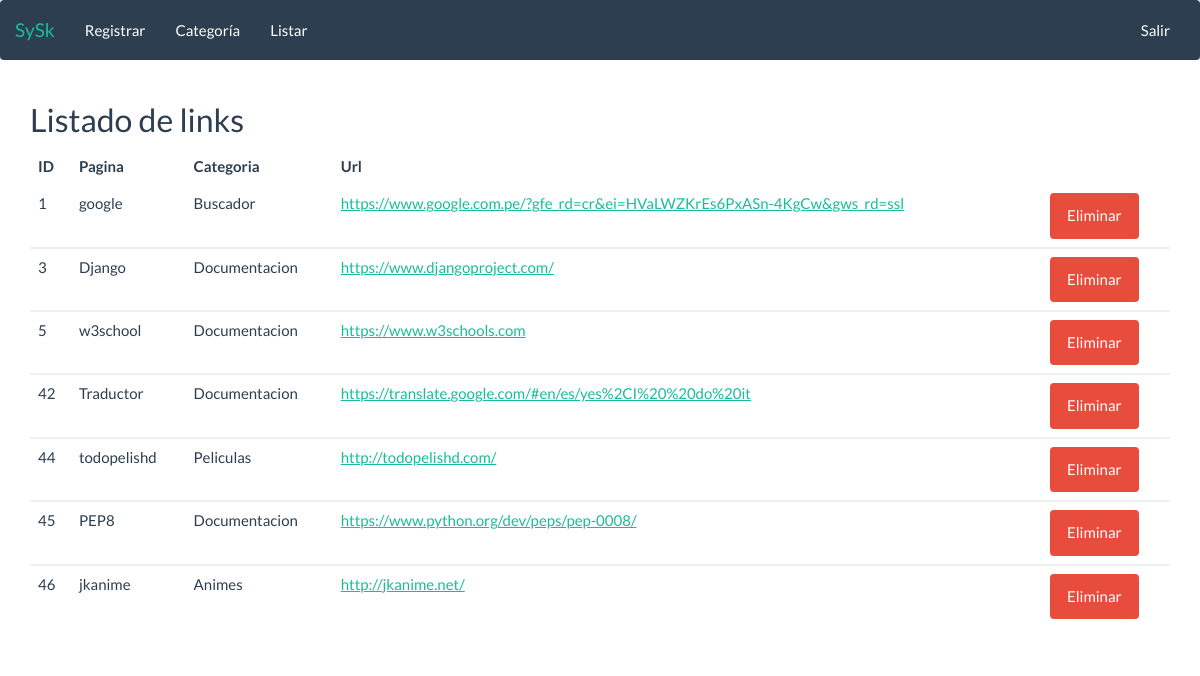
Page /inicio/ (signed in) on the committed database.
### wlink/models.py (models this page shows, shortened)
class Link(models.Model):
    web = models.CharField(max_length=100, blank=True, null=True)
    link = models.CharField(max_length=200, blank=True, null=True)
    categoria = models.ForeignKey(Categoria, null=True, blank=True, on_delete=models.CASCADE)

class Categoria(models.Model):
    categoria = models.CharField(max_length=100, blank=True, null=True)
    descripcion = models.CharField(max_length=300, blank=True, null=True)
    def __str__(self):
        return self.categoria

### wlink/views.py (the view)
# urls.py: url(r'^inicio/', login_required(views.inicio), name='inicio'),
def inicio(request):
    titulo = "Bienvenido"
    form = RegLinkModelForm(request.POST or None)
    lst_links = Link.objects.all()
    context = {
        "lst_links": lst_links,
        "titulo": titulo,
    }
    return render(request, "inicio.html",context)

### wlink/templates/inicio.html
{% extends 'base.html' %}
{% block content %}
    {% if request.user.is_staff %}
        <h2>Listado de links</h2>
        <table class="table">
            <thead>
              <tr>
                <th>ID</th>
                <th>Pagina</th>
                <th>Categoria</th>
                <th>Url</th>
              </tr>
            </thead>
            {% for i in lst_links %}
            <tbody>
              <tr>
                <td>{{ i.id }}</td>
                <td>{{ i.web }}</td>
                <td>{{ i.categoria }}</td>
                <td><a target="_blank" href="{{ i.link}}">{{ i.link}}</a></td>
                <td><a href="{% url 'eliminar' i.id %}" class="btn btn-danger">Eliminar</a></td>
              </tr>
            </tbody>
            {% endfor %}
        </table>
    {% else %}
            <h1>no logeado</h1>
    {% endif %}
{% endblock %}

### wlink/templates/base.html (shortened to what this page needs)
{% load static %}
<!DOCTYPE html>
<html lang="es">
  {% include 'head.html' %}
  <body>
    {% if request.user.is_staff %}
    <nav class="navbar navbar-default">
      <div class="container-fluid">
        <div class="navbar-header">
          <a class="navbar-brand" href="{% url 'inicio' %}">SySk</a>
        </div>
        <div class="collapse navbar-collapse" id="bs-example-navbar-collapse-1">
          <ul class="nav navbar-nav">
            <li><a href="{% url 'registrar' %}">Registrar <span class="sr-only">(current)</span></a></li>
            <li><a href="{% url 'registrarCategoria' %}">Categoría <span class="sr-only">(current)</span></a></li>
            <li><a href="#">Listar</a></li>
          </ul>
          <ul class="nav navbar-nav navbar-right">
            <li><a href="{% url 'logout' %}">Salir</a></li>
          </ul>
        </div>
      </div>
    </nav>
    <div class="container">
        <div class="row">
            <div class="col-md-12">
                {% block content %}
                {% endblock %}
            </div>
        </div>
    </div>
    {% else %}
        <h1>no logeado</h1>
    {% endif %}
  </body>
</html>

### wlink/templates/head.html (shortened to what this page needs)
{% load static %}
<head>
    <link href="{% static 'wlink/css/bootstrap.min.css' %} " rel="stylesheet">
  </head>

### rows in the picture
Link: id "1", web "google", categoria "Buscador", link "https://www.google.com.pe/?gfe_rd=cr&ei=HVaLWZKrEs6PxASn-4KgCw&gws_rd=ssl"
Link: id "3", web "Django", categoria "Documentacion", link "https://www.djangoproject.com/"
Link: id "5", web "w3school", categoria "Documentacion", link "https://www.w3schools.com"
Link: id "42", web "Traductor", categoria "Documentacion", link "https://translate.google.com/#en/es/yes%2CI%20%20do%20it"
Link: id "44", web "todopelishd", categoria "Peliculas", link "http://todopelishd.com/"
Link: id "45", web "PEP8", categoria "Documentacion", link "https://www.python.org/dev/peps/pep-0008/"
Link: id "46", web "jkanime", categoria "Animes", link "http://jkanime.net/"
